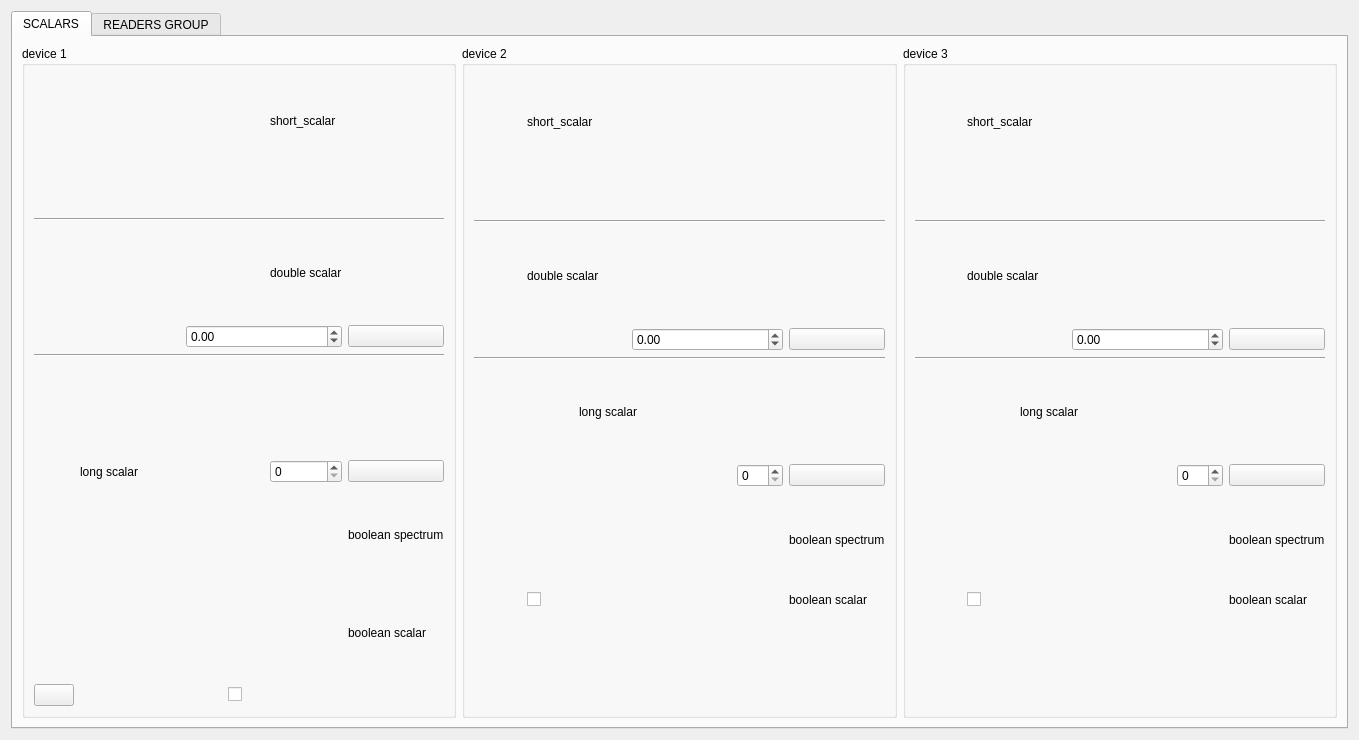
<?xml version="1.0" encoding="UTF-8"?>
<ui version="4.0">
 <class>Test</class>
 <widget class="QWidget" name="Test">
  <property name="geometry">
   <rect>
    <x>0</x>
    <y>0</y>
    <width>1359</width>
    <height>740</height>
   </rect>
  </property>
  <property name="windowTitle">
   <string>Form</string>
  </property>
  <layout class="QVBoxLayout">
   <item>
    <widget class="QTabWidget" name="tabWidget">
     <property name="currentIndex">
      <number>0</number>
     </property>
     <widget class="QWidget" name="tab">
      <attribute name="title">
       <string>SCALARS</string>
      </attribute>
      <layout class="QHBoxLayout">
       <item>
        <layout class="QHBoxLayout">
         <item>
          <widget class="QGroupBox" name="groupBox">
           <property name="title">
            <string>device 1</string>
           </property>
           <layout class="QGridLayout">
            <item row="0" column="0">
             <widget class="TLabel" name="tLabel">
              <property name="source">
               <string>$1/short_scalar</string>
              </property>
              <property name="helperApplicationEnabled">
               <bool>true</bool>
              </property>
              <property name="dropEnabled">
               <bool>true</bool>
              </property>
             </widget>
            </item>
            <item row="1" column="0">
             <widget class="TCircularGauge" name="tCircularGauge">
              <property name="source">
               <string>$1/short_scalar</string>
              </property>
              <property name="helperApplicationEnabled">
               <bool>true</bool>
              </property>
              <property name="dropEnabled">
               <bool>true</bool>
              </property>
              <property name="communicationStatusChangesWidgetEnable">
               <bool>false</bool>
              </property>
             </widget>
            </item>
            <item row="0" column="1" rowspan="2" colspan="2">
             <widget class="TLinearGauge" name="tLinearGauge">
              <property name="source">
               <string>$1/short_scalar</string>
              </property>
              <property name="helperApplicationEnabled">
               <bool>true</bool>
              </property>
              <property name="communicationStatusChangesWidgetEnable">
               <bool>false</bool>
              </property>
             </widget>
            </item>
            <item row="1" column="4" colspan="3">
             <widget class="TApplyNumeric" name="tApplyNumeric">
              <property name="maximumSize">
               <size>
                <width>100</width>
                <height>40</height>
               </size>
              </property>
              <property name="targets">
               <string>$1/short_scalar</string>
              </property>
             </widget>
            </item>
            <item row="2" column="0" colspan="7">
             <widget class="Line" name="line">
              <property name="orientation">
               <enum>Qt::Horizontal</enum>
              </property>
             </widget>
            </item>
            <item row="3" column="0">
             <widget class="TLabel" name="tLabel_2">
              <property name="source">
               <string>$1/double_scalar</string>
              </property>
              <property name="helperApplicationEnabled">
               <bool>true</bool>
              </property>
             </widget>
            </item>
            <item row="4" column="0">
             <widget class="TCircularGauge" name="tCircularGauge_2">
              <property name="source">
               <string>$1/double_scalar</string>
              </property>
              <property name="helperApplicationEnabled">
               <bool>true</bool>
              </property>
             </widget>
            </item>
            <item row="3" column="1" rowspan="2" colspan="2">
             <widget class="TLinearGauge" name="tLinearGauge_2">
              <property name="source">
               <string>$1/double_scalar</string>
              </property>
              <property name="helperApplicationEnabled">
               <bool>true</bool>
              </property>
             </widget>
            </item>
            <item row="4" column="3" colspan="3">
             <widget class="TDoubleSpinBox" name="tDoubleSpinDdev1">
              <property name="minimum">
               <double>-255.000000000000000</double>
              </property>
              <property name="maximum">
               <double>257.000000000000000</double>
              </property>
              <property name="targets">
               <string>$1/double_scalar;</string>
              </property>
             </widget>
            </item>
            <item row="4" column="6">
             <widget class="TPushButton" name="tPushButton">
              <property name="targets">
               <string>test/device/1/double_scalar(&amp;tDoubleSpinDdev1)</string>
              </property>
             </widget>
            </item>
            <item row="5" column="0" colspan="7">
             <widget class="Line" name="line_2">
              <property name="orientation">
               <enum>Qt::Horizontal</enum>
              </property>
             </widget>
            </item>
            <item row="6" column="0">
             <widget class="TLabel" name="tLabel_3">
              <property name="source">
               <string>$1/long_scalar</string>
              </property>
             </widget>
            </item>
            <item row="6" column="2" rowspan="4" colspan="3">
             <widget class="TLinearGauge" name="tLinearGauge_3">
              <property name="sizePolicy">
               <sizepolicy hsizetype="Preferred" vsizetype="Preferred">
                <horstretch>0</horstretch>
                <verstretch>0</verstretch>
               </sizepolicy>
              </property>
              <property name="source">
               <string>$1/long_scalar</string>
              </property>
             </widget>
            </item>
            <item row="7" column="5">
             <widget class="TSpinBox" name="tspinbox">
              <property name="targets">
               <string>$1/long_scalar;</string>
              </property>
             </widget>
            </item>
            <item row="7" column="6">
             <widget class="TPushButton" name="tPushButton_2">
              <property name="targets">
               <string>$1/long_scalar(&amp;tspinbox)</string>
              </property>
             </widget>
            </item>
            <item row="8" column="6">
             <widget class="QLabel" name="label_4">
              <property name="text">
               <string>boolean spectrum</string>
              </property>
             </widget>
            </item>
            <item row="9" column="6">
             <widget class="QLabel" name="label_5">
              <property name="text">
               <string>boolean scalar</string>
              </property>
             </widget>
            </item>
            <item row="10" column="0">
             <widget class="TLogButton" name="tLogButton"/>
            </item>
            <item row="10" column="6">
             <widget class="TLabel" name="tLabel_10">
              <property name="trueColor">
               <color>
                <red>93</red>
                <green>234</green>
                <blue>78</blue>
               </color>
              </property>
              <property name="falseColor">
               <color>
                <red>231</red>
                <green>55</green>
                <blue>23</blue>
               </color>
              </property>
              <property name="trueString">
               <string>Vero</string>
              </property>
              <property name="falseString">
               <string>falso</string>
              </property>
              <property name="source">
               <string>$1/boolean_scalar</string>
              </property>
             </widget>
            </item>
            <item row="7" column="1">
             <widget class="QLabel" name="label_3">
              <property name="text">
               <string>long scalar</string>
              </property>
             </widget>
            </item>
            <item row="3" column="5">
             <widget class="QLabel" name="label_2">
              <property name="text">
               <string>double scalar</string>
              </property>
             </widget>
            </item>
            <item row="0" column="5">
             <widget class="QLabel" name="label">
              <property name="text">
               <string>short_scalar</string>
              </property>
             </widget>
            </item>
            <item row="10" column="4">
             <widget class="TCheckBox" name="tCheckBox">
              <property name="source">
               <string>$1/boolean_scalar</string>
              </property>
              <property name="targets">
               <string>$1/boolean_scalar;</string>
              </property>
             </widget>
            </item>
            <item row="10" column="1">
             <widget class="TLed" name="tLed">
              <property name="source">
               <string>$1/boolean_scalar</string>
              </property>
             </widget>
            </item>
            <item row="9" column="1">
             <widget class="TTable" name="tTable">
              <property name="maximumSize">
               <size>
                <width>200</width>
                <height>100</height>
               </size>
              </property>
              <property name="numRows">
               <number>3</number>
              </property>
              <property name="numColumns">
               <number>3</number>
              </property>
              <property name="trueColors">
               <string>4284344910;4284344910;4284344910;4284344910;4284344910;4284344910;4284344910;4284344910;4284344910</string>
              </property>
              <property name="falseColors">
               <string>4293342999;4293342999;4293342999;4293342999;4293342999;4293342999;4293342999;4293342999;4293342999</string>
              </property>
              <property name="trueStrings">
               <string>One;One;One;One;One;One;One;One;One</string>
              </property>
              <property name="falseStrings">
               <string>Zero;Zero;Zero;Zero;Zero;Zero;Zero;Zero;Zero</string>
              </property>
              <property name="displayMask">
               <string>0,1,2,3,4,5,6,7,8,9</string>
              </property>
              <property name="source">
               <string>$1/boolean_spectrum</string>
              </property>
             </widget>
            </item>
           </layout>
          </widget>
         </item>
         <item>
          <widget class="QGroupBox" name="groupBox_2">
           <property name="title">
            <string>device 2</string>
           </property>
           <layout class="QGridLayout">
            <item row="0" column="0">
             <widget class="TLabel" name="tLabel_4">
              <property name="source">
               <string>$2/short_scalar</string>
              </property>
              <property name="helperApplicationEnabled">
               <bool>true</bool>
              </property>
              <property name="helperApplication">
               <string>xclock</string>
              </property>
              <property name="communicationStatusChangesWidgetEnable">
               <bool>false</bool>
              </property>
              <property name="dropEnabled">
               <bool>true</bool>
              </property>
             </widget>
            </item>
            <item row="0" column="1" colspan="2">
             <widget class="QLabel" name="label_6">
              <property name="text">
               <string>short_scalar</string>
              </property>
             </widget>
            </item>
            <item row="1" column="0">
             <widget class="TCircularGauge" name="tCircularGauge_4">
              <property name="source">
               <string>$2/short_scalar</string>
              </property>
              <property name="dropEnabled">
               <bool>true</bool>
              </property>
              <property name="communicationStatusChangesWidgetEnable">
               <bool>false</bool>
              </property>
             </widget>
            </item>
            <item row="1" column="2">
             <widget class="TLinearGauge" name="tLinearGauge_4">
              <property name="source">
               <string>$2/short_scalar</string>
              </property>
              <property name="dropEnabled">
               <bool>true</bool>
              </property>
             </widget>
            </item>
            <item row="1" column="4" colspan="3">
             <widget class="TApplyNumeric" name="tApplyNumeric_2">
              <property name="maximumSize">
               <size>
                <width>100</width>
                <height>40</height>
               </size>
              </property>
              <property name="targets">
               <string>$2/short_scalar</string>
              </property>
             </widget>
            </item>
            <item row="2" column="0" colspan="7">
             <widget class="Line" name="line_3">
              <property name="orientation">
               <enum>Qt::Horizontal</enum>
              </property>
             </widget>
            </item>
            <item row="3" column="0">
             <widget class="TLabel" name="tLabel_5">
              <property name="source">
               <string>$2/double_scalar</string>
              </property>
             </widget>
            </item>
            <item row="3" column="1" colspan="3">
             <widget class="QLabel" name="label_7">
              <property name="text">
               <string>double scalar</string>
              </property>
             </widget>
            </item>
            <item row="4" column="0">
             <widget class="TCircularGauge" name="tCircularGauge_5">
              <property name="source">
               <string>$2/double_scalar</string>
              </property>
             </widget>
            </item>
            <item row="4" column="1" colspan="2">
             <widget class="TLinearGauge" name="tLinearGauge_5">
              <property name="source">
               <string>$2/double_scalar</string>
              </property>
             </widget>
            </item>
            <item row="4" column="3" colspan="3">
             <widget class="TDoubleSpinBox" name="doubleScalarDev2SpinBox">
              <property name="minimum">
               <double>-255.000000000000000</double>
              </property>
              <property name="maximum">
               <double>255.000000000000000</double>
              </property>
              <property name="targets">
               <string>$2/double_scalar</string>
              </property>
             </widget>
            </item>
            <item row="4" column="6">
             <widget class="TPushButton" name="tPushButton_3">
              <property name="targets">
               <string>test/device/2-&gt;DevUShort(&amp;doubleScalarDev2SpinBox)</string>
              </property>
             </widget>
            </item>
            <item row="5" column="0" colspan="7">
             <widget class="Line" name="line_4">
              <property name="orientation">
               <enum>Qt::Horizontal</enum>
              </property>
             </widget>
            </item>
            <item row="6" column="0">
             <widget class="TLabel" name="tLabel_6">
              <property name="source">
               <string>$2/long_scalar</string>
              </property>
             </widget>
            </item>
            <item row="6" column="2" colspan="2">
             <widget class="QLabel" name="label_8">
              <property name="text">
               <string>long scalar</string>
              </property>
             </widget>
            </item>
            <item row="7" column="0">
             <widget class="TCircularGauge" name="tCircularGauge_6">
              <property name="source">
               <string>$2/long_scalar</string>
              </property>
             </widget>
            </item>
            <item row="7" column="2" colspan="2">
             <widget class="TLinearGauge" name="tLinearGauge_6">
              <property name="source">
               <string>test/device/2/long_scalar</string>
              </property>
             </widget>
            </item>
            <item row="7" column="5">
             <widget class="TSpinBox" name="tspinbox_2">
              <property name="targets">
               <string>$2/long_scalar</string>
              </property>
             </widget>
            </item>
            <item row="7" column="6">
             <widget class="TPushButton" name="tPushButton_4">
              <property name="targets">
               <string>$2/long_scalar(&amp;tspinbox_2)</string>
              </property>
             </widget>
            </item>
            <item row="8" column="0" colspan="4">
             <widget class="TTable" name="tTable_2">
              <property name="maximumSize">
               <size>
                <width>200</width>
                <height>100</height>
               </size>
              </property>
              <property name="numRows">
               <number>3</number>
              </property>
              <property name="numColumns">
               <number>3</number>
              </property>
              <property name="trueColors">
               <string>4284344910;4284344910;4284344910;4284344910;4284344910;4284344910;4284344910;4284344910;4284344910</string>
              </property>
              <property name="falseColors">
               <string>4293342999;4293342999;4293342999;4293342999;4293342999;4293342999;4293342999;4293342999;4293342999</string>
              </property>
              <property name="trueStrings">
               <string>One;One;One;One;One;One;One;One;One</string>
              </property>
              <property name="falseStrings">
               <string>Zero;Zero;Zero;Zero;Zero;Zero;Zero;Zero;Zero</string>
              </property>
              <property name="displayMask">
               <string>0,1,2,3,4,5,6,7,8,9</string>
              </property>
              <property name="source">
               <string>test/device/2/boolean_spectrum</string>
              </property>
             </widget>
            </item>
            <item row="9" column="0">
             <widget class="TLed" name="tLed_2">
              <property name="source">
               <string>test/device/2/boolean_scalar</string>
              </property>
             </widget>
            </item>
            <item row="9" column="1" colspan="4">
             <widget class="TCheckBox" name="tCheckBox_2">
              <property name="source">
               <string>test/device/2/boolean_scalar</string>
              </property>
              <property name="targets">
               <string>$2/boolean_scalar</string>
              </property>
             </widget>
            </item>
            <item row="9" column="6">
             <widget class="QLabel" name="label_9">
              <property name="text">
               <string>boolean scalar</string>
              </property>
             </widget>
            </item>
            <item row="8" column="6">
             <widget class="QLabel" name="label_10">
              <property name="text">
               <string>boolean spectrum</string>
              </property>
             </widget>
            </item>
            <item row="10" column="6">
             <widget class="TLabel" name="tLabel_11">
              <property name="source">
               <string>test/device/2/boolean_scalar</string>
              </property>
             </widget>
            </item>
           </layout>
          </widget>
         </item>
         <item>
          <widget class="QGroupBox" name="groupBox_3">
           <property name="title">
            <string>device 3</string>
           </property>
           <layout class="QGridLayout">
            <item row="0" column="0">
             <widget class="TLabel" name="tLabel_7">
              <property name="source">
               <string>$3/short_scalar</string>
              </property>
             </widget>
            </item>
            <item row="0" column="1" colspan="2">
             <widget class="QLabel" name="label_11">
              <property name="text">
               <string>short_scalar</string>
              </property>
             </widget>
            </item>
            <item row="1" column="0">
             <widget class="TCircularGauge" name="tCircularGauge_7">
              <property name="source">
               <string>$3/short_scalar</string>
              </property>
              <property name="period">
               <number>1000</number>
              </property>
             </widget>
            </item>
            <item row="1" column="2">
             <widget class="TLinearGauge" name="tLinearGauge_7">
              <property name="source">
               <string>$3/short_scalar</string>
              </property>
             </widget>
            </item>
            <item row="1" column="4" colspan="3">
             <widget class="TApplyNumeric" name="tApplyNumeric_3">
              <property name="maximumSize">
               <size>
                <width>100</width>
                <height>40</height>
               </size>
              </property>
              <property name="targets">
               <string>$3/short_scalar</string>
              </property>
             </widget>
            </item>
            <item row="2" column="0" colspan="7">
             <widget class="Line" name="line_5">
              <property name="orientation">
               <enum>Qt::Horizontal</enum>
              </property>
             </widget>
            </item>
            <item row="3" column="0">
             <widget class="TLabel" name="tLabel_8">
              <property name="source">
               <string>$3/double_scalar</string>
              </property>
             </widget>
            </item>
            <item row="3" column="1" colspan="3">
             <widget class="QLabel" name="label_12">
              <property name="text">
               <string>double scalar</string>
              </property>
             </widget>
            </item>
            <item row="4" column="0">
             <widget class="TCircularGauge" name="tCircularGauge_8">
              <property name="source">
               <string>$3/double_scalar</string>
              </property>
             </widget>
            </item>
            <item row="4" column="1" colspan="2">
             <widget class="TLinearGauge" name="tLinearGauge_8">
              <property name="source">
               <string>$3/double_scalar</string>
              </property>
             </widget>
            </item>
            <item row="4" column="3" colspan="3">
             <widget class="TDoubleSpinBox" name="tdoublespinbox_3">
              <property name="minimum">
               <double>-255.000000000000000</double>
              </property>
              <property name="maximum">
               <double>255.000000000000000</double>
              </property>
              <property name="targets">
               <string>$3/double_scalar</string>
              </property>
             </widget>
            </item>
            <item row="4" column="6">
             <widget class="TPushButton" name="tPushButton_5">
              <property name="targets">
               <string>test/device/3/double_scalar(&amp;tdoublespinbox_3)</string>
              </property>
             </widget>
            </item>
            <item row="5" column="0" colspan="7">
             <widget class="Line" name="line_6">
              <property name="orientation">
               <enum>Qt::Horizontal</enum>
              </property>
             </widget>
            </item>
            <item row="6" column="0">
             <widget class="TLabel" name="tLabel_9">
              <property name="source">
               <string>test/device/3/long_scalar</string>
              </property>
             </widget>
            </item>
            <item row="6" column="2" colspan="2">
             <widget class="QLabel" name="label_13">
              <property name="text">
               <string>long scalar</string>
              </property>
             </widget>
            </item>
            <item row="7" column="0">
             <widget class="TCircularGauge" name="tCircularGauge_9">
              <property name="source">
               <string>test/device/3/long_scalar</string>
              </property>
             </widget>
            </item>
            <item row="7" column="2" colspan="2">
             <widget class="TLinearGauge" name="tLinearGauge_9">
              <property name="source">
               <string>test/device/3/long_scalar</string>
              </property>
             </widget>
            </item>
            <item row="7" column="5">
             <widget class="TSpinBox" name="tspinbox_3">
              <property name="targets">
               <string>$3/long_scalar</string>
              </property>
             </widget>
            </item>
            <item row="7" column="6">
             <widget class="TPushButton" name="tPushButton_6">
              <property name="targets">
               <string>$3/long_scalar(&amp;tspinbox_3)</string>
              </property>
             </widget>
            </item>
            <item row="8" column="0" colspan="4">
             <widget class="TTable" name="tTable_3">
              <property name="maximumSize">
               <size>
                <width>200</width>
                <height>100</height>
               </size>
              </property>
              <property name="numRows">
               <number>3</number>
              </property>
              <property name="numColumns">
               <number>3</number>
              </property>
              <property name="trueColors">
               <string>4284344910;4284344910;4284344910;4284344910;4284344910;4284344910;4284344910;4284344910;4284344910</string>
              </property>
              <property name="falseColors">
               <string>4293342999;4293342999;4293342999;4293342999;4293342999;4293342999;4293342999;4293342999;4293342999</string>
              </property>
              <property name="trueStrings">
               <string>One;One;One;One;One;One;One;One;One</string>
              </property>
              <property name="falseStrings">
               <string>Zero;Zero;Zero;Zero;Zero;Zero;Zero;Zero;Zero</string>
              </property>
              <property name="displayMask">
               <string>0,1,2,3,4,5,6,7,8,9</string>
              </property>
              <property name="source">
               <string>test/device/3/boolean_spectrum</string>
              </property>
             </widget>
            </item>
            <item row="9" column="0">
             <widget class="TLed" name="tLed_3">
              <property name="source">
               <string>test/device/3/boolean_scalar</string>
              </property>
             </widget>
            </item>
            <item row="9" column="1" colspan="4">
             <widget class="TCheckBox" name="tCheckBox_3">
              <property name="source">
               <string>test/device/3/boolean_scalar</string>
              </property>
              <property name="targets">
               <string>$3/boolean_scalar</string>
              </property>
             </widget>
            </item>
            <item row="9" column="6">
             <widget class="QLabel" name="label_14">
              <property name="text">
               <string>boolean scalar</string>
              </property>
             </widget>
            </item>
            <item row="8" column="6">
             <widget class="QLabel" name="label_15">
              <property name="text">
               <string>boolean spectrum</string>
              </property>
             </widget>
            </item>
            <item row="10" column="0">
             <widget class="TLabel" name="tLabel_12">
              <property name="source">
               <string>test/device/3/boolean_scalar</string>
              </property>
             </widget>
            </item>
           </layout>
          </widget>
         </item>
        </layout>
       </item>
      </layout>
     </widget>
     <widget class="QWidget" name="tab_2">
      <attribute name="title">
       <string>READERS GROUP</string>
      </attribute>
      <layout class="QVBoxLayout">
       <item>
        <widget class="QGroupBox" name="groupShort">
         <property name="title">
          <string>short_spectrum_RO</string>
         </property>
         <layout class="QHBoxLayout">
          <item>
           <widget class="TLabel" name="element_1"/>
          </item>
          <item>
           <widget class="TLabel" name="element_2"/>
          </item>
          <item>
           <widget class="TLabel" name="element_3"/>
          </item>
          <item>
           <widget class="TLabel" name="element_4"/>
          </item>
          <item>
           <widget class="TLabel" name="element_5"/>
          </item>
          <item>
           <widget class="TLabel" name="element_6"/>
          </item>
          <item>
           <widget class="TLabel" name="element_7"/>
          </item>
          <item>
           <widget class="TLabel" name="element_8"/>
          </item>
          <item>
           <widget class="TLabel" name="element_9"/>
          </item>
          <item>
           <widget class="TLabel" name="element_10"/>
          </item>
          <item>
           <widget class="TLabel" name="element_11"/>
          </item>
         </layout>
        </widget>
       </item>
       <item>
        <widget class="QGroupBox" name="groupShort_2">
         <property name="title">
          <string>double_spectrum_RO</string>
         </property>
         <layout class="QHBoxLayout">
          <item>
           <widget class="TLabel" name="element_12"/>
          </item>
          <item>
           <widget class="TLabel" name="element_13"/>
          </item>
          <item>
           <widget class="TLabel" name="element_14"/>
          </item>
          <item>
           <widget class="TLabel" name="element_15"/>
          </item>
          <item>
           <widget class="TLabel" name="element_16"/>
          </item>
          <item>
           <widget class="TLabel" name="element_17"/>
          </item>
          <item>
           <widget class="TLabel" name="element_18"/>
          </item>
          <item>
           <widget class="TLabel" name="element_19"/>
          </item>
          <item>
           <widget class="TLabel" name="element_20"/>
          </item>
          <item>
           <widget class="TLabel" name="element_21"/>
          </item>
          <item>
           <widget class="TLabel" name="element_22"/>
          </item>
         </layout>
        </widget>
       </item>
       <item>
        <widget class="QGroupBox" name="groupShort_3">
         <property name="title">
          <string>long_spectrum_RO</string>
         </property>
         <layout class="QHBoxLayout">
          <item>
           <widget class="TLabel" name="element_23"/>
          </item>
          <item>
           <widget class="TLabel" name="element_24"/>
          </item>
          <item>
           <widget class="TLabel" name="element_25"/>
          </item>
          <item>
           <widget class="TLabel" name="element_26"/>
          </item>
          <item>
           <widget class="TLabel" name="element_27"/>
          </item>
          <item>
           <widget class="TLabel" name="element_28"/>
          </item>
          <item>
           <widget class="TLabel" name="element_29"/>
          </item>
          <item>
           <widget class="TLabel" name="element_30"/>
          </item>
          <item>
           <widget class="TLabel" name="element_31"/>
          </item>
          <item>
           <widget class="TLabel" name="element_32"/>
          </item>
          <item>
           <widget class="TLabel" name="element_33"/>
          </item>
         </layout>
        </widget>
       </item>
       <item>
        <widget class="QGroupBox" name="groupShort_4">
         <property name="title">
          <string>string_spectrum_RO</string>
         </property>
         <layout class="QHBoxLayout">
          <item>
           <widget class="TLabel" name="element_34"/>
          </item>
          <item>
           <widget class="TLabel" name="element_35"/>
          </item>
          <item>
           <widget class="TLabel" name="element_36"/>
          </item>
          <item>
           <widget class="TLabel" name="element_37"/>
          </item>
          <item>
           <widget class="TLabel" name="element_38"/>
          </item>
          <item>
           <widget class="TLabel" name="element_39"/>
          </item>
          <item>
           <widget class="TLabel" name="element_40"/>
          </item>
          <item>
           <widget class="TLabel" name="element_41"/>
          </item>
          <item>
           <widget class="TLabel" name="element_42"/>
          </item>
          <item>
           <widget class="TLabel" name="element_43"/>
          </item>
          <item>
           <widget class="TLabel" name="element_44"/>
          </item>
         </layout>
        </widget>
       </item>
       <item>
        <widget class="QGroupBox" name="groupShort_5">
         <property name="title">
          <string>ushort_spectrum_RO</string>
         </property>
         <layout class="QHBoxLayout">
          <item>
           <widget class="TLabel" name="element_45"/>
          </item>
          <item>
           <widget class="TLabel" name="element_46"/>
          </item>
          <item>
           <widget class="TLabel" name="element_47"/>
          </item>
          <item>
           <widget class="TLabel" name="element_48"/>
          </item>
          <item>
           <widget class="TLabel" name="element_49"/>
          </item>
          <item>
           <widget class="TLabel" name="element_50"/>
          </item>
          <item>
           <widget class="TLabel" name="element_51"/>
          </item>
          <item>
           <widget class="TLabel" name="element_52"/>
          </item>
          <item>
           <widget class="TLabel" name="element_53"/>
          </item>
          <item>
           <widget class="TLabel" name="element_54"/>
          </item>
          <item>
           <widget class="TLabel" name="element_55"/>
          </item>
         </layout>
        </widget>
       </item>
       <item>
        <widget class="QGroupBox" name="groupShort_6">
         <property name="title">
          <string>boolean_spectrum_RO</string>
         </property>
         <layout class="QHBoxLayout">
          <item>
           <widget class="TLabel" name="element_56"/>
          </item>
          <item>
           <widget class="TLabel" name="element_57"/>
          </item>
          <item>
           <widget class="TLabel" name="element_58"/>
          </item>
          <item>
           <widget class="TLabel" name="element_59"/>
          </item>
          <item>
           <widget class="TLabel" name="element_60"/>
          </item>
          <item>
           <widget class="TLabel" name="element_61"/>
          </item>
          <item>
           <widget class="TLabel" name="element_62"/>
          </item>
          <item>
           <widget class="TLabel" name="element_63"/>
          </item>
          <item>
           <widget class="TLabel" name="element_64"/>
          </item>
          <item>
           <widget class="TLabel" name="element_65"/>
          </item>
          <item>
           <widget class="TLabel" name="element_66"/>
          </item>
         </layout>
        </widget>
       </item>
      </layout>
     </widget>
    </widget>
   </item>
  </layout>
 </widget>
 <customwidgets>
  <customwidget>
   <class>TLabel</class>
   <extends>ELabel</extends>
   <header>TLabel</header>
  </customwidget>
  <customwidget>
   <class>TTable</class>
   <extends>EFlag</extends>
   <header>TTable</header>
  </customwidget>
  <customwidget>
   <class>TLed</class>
   <extends>ELed</extends>
   <header>TLed</header>
  </customwidget>
  <customwidget>
   <class>TSpinBox</class>
   <extends>QSpinBox</extends>
   <header>TSpinBox</header>
  </customwidget>
  <customwidget>
   <class>TDoubleSpinBox</class>
   <extends>QDoubleSpinBox</extends>
   <header>TDoubleSpinBox</header>
  </customwidget>
  <customwidget>
   <class>TLinearGauge</class>
   <extends>ELinearGauge</extends>
   <header>TLinearGauge</header>
  </customwidget>
  <customwidget>
   <class>TCircularGauge</class>
   <extends>ECircularGauge</extends>
   <header>TCircularGauge</header>
  </customwidget>
  <customwidget>
   <class>TApplyNumeric</class>
   <extends>EApplyNumeric</extends>
   <header>TApplyNumeric</header>
  </customwidget>
  <customwidget>
   <class>TPushButton</class>
   <extends>QPushButton</extends>
   <header>TPushButton</header>
  </customwidget>
  <customwidget>
   <class>TLogButton</class>
   <extends>QPushButton</extends>
   <header>TLogButton</header>
  </customwidget>
  <customwidget>
   <class>TCheckBox</class>
   <extends>QCheckBox</extends>
   <header>TCheckBox</header>
  </customwidget>
  <customwidget>
   <class>ELabel</class>
   <extends>QLabel</extends>
   <header>ELabel</header>
  </customwidget>
  <customwidget>
   <class>EFlag</class>
   <extends>QWidget</extends>
   <header>EFlag</header>
  </customwidget>
  <customwidget>
   <class>ELed</class>
   <extends>QWidget</extends>
   <header>ELed</header>
  </customwidget>
  <customwidget>
   <class>ELinearGauge</class>
   <extends>QWidget</extends>
   <header>EGauge</header>
  </customwidget>
  <customwidget>
   <class>ECircularGauge</class>
   <extends>QWidget</extends>
   <header>EGauge</header>
  </customwidget>
  <customwidget>
   <class>EApplyNumeric</class>
   <extends>QWidget</extends>
   <header>EApplyNumeric</header>
  </customwidget>
 </customwidgets>
 <resources/>
 <connections/>
</ui>
